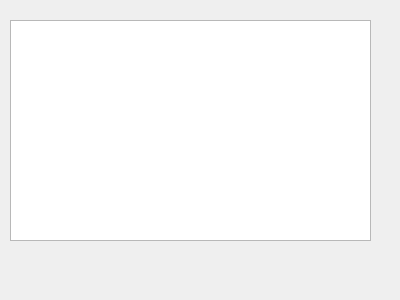
<?xml version="1.0" encoding="UTF-8"?>
<ui version="4.0">
 <class>Dialog_ticket</class>
 <widget class="QDialog" name="Dialog_ticket">
  <property name="geometry">
   <rect>
    <x>0</x>
    <y>0</y>
    <width>400</width>
    <height>300</height>
   </rect>
  </property>
  <property name="windowTitle">
   <string>Dialog</string>
  </property>
  <widget class="QTableWidget" name="tw_ticket">
   <property name="geometry">
    <rect>
     <x>10</x>
     <y>20</y>
     <width>361</width>
     <height>221</height>
    </rect>
   </property>
  </widget>
 </widget>
 <resources/>
 <connections/>
</ui>
